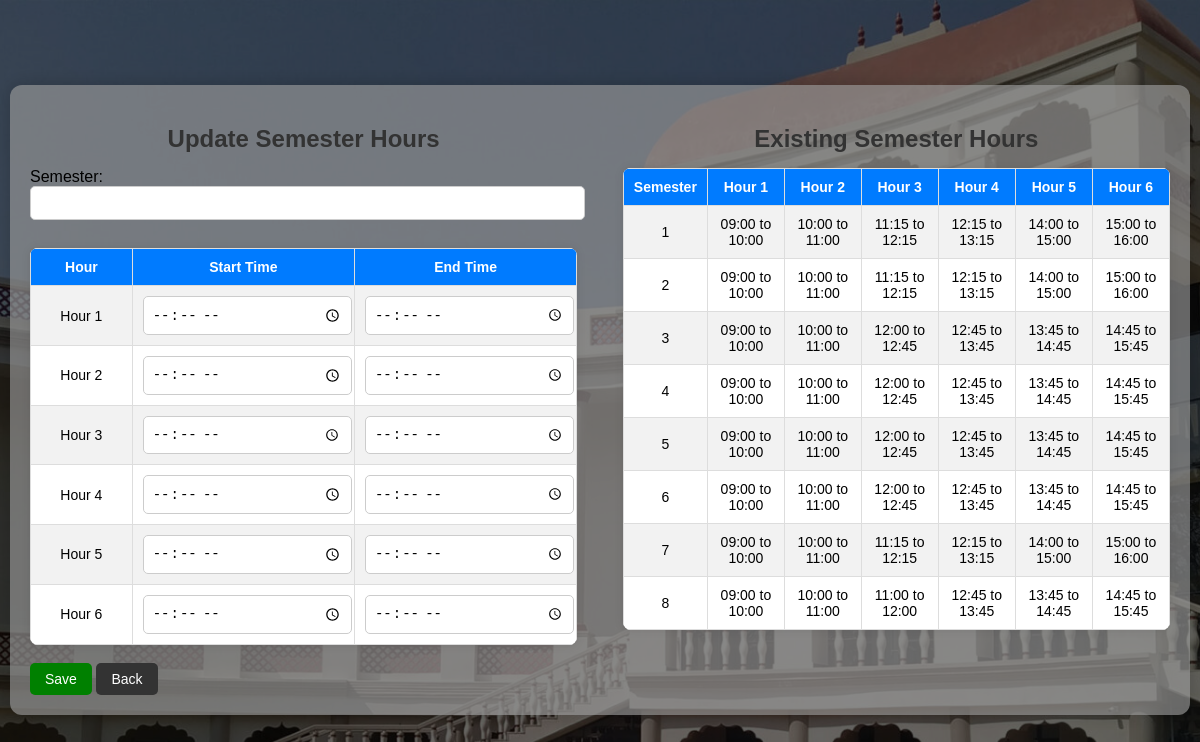
The app's page /cvms/app/sem_hour.php (signed in) with its own data.
### tables this page shows
CREATE TABLE `semester_hour` (
  `semester` varchar(2) NOT NULL,
  `hour1` varchar(20) DEFAULT NULL,
  `hour2` varchar(20) DEFAULT NULL,
  `hour3` varchar(20) DEFAULT NULL,
  `hour4` varchar(20) DEFAULT NULL,
  `hour5` varchar(20) DEFAULT NULL,
  `hour6` varchar(20) DEFAULT NULL
);

### cvms/app/sem_hour.php (the view, shortened to what this page needs)
<?php
include 'config.php';
$tableCreateSQL = "CREATE TABLE IF NOT EXISTS semester_hour (
    semester VARCHAR(2) PRIMARY KEY,
    hour1 VARCHAR(50),
    hour2 VARCHAR(50),
    hour3 VARCHAR(50),
    hour4 VARCHAR(50),
    hour5 VARCHAR(50),
    hour6 VARCHAR(50)
)";
$conn->query($tableCreateSQL);
$sql = "SELECT * FROM semester_hour";
$result = $conn->query($sql);
$semester_hours = [];
if ($result->num_rows > 0) {
    while ($row = $result->fetch_assoc()) {
        $semester_hours[$row['semester']] = $row;
    }
}
?>
<!DOCTYPE html>
<html lang="en">
<head>
</head>
<body>
    <div class="container">
        <div class="form-container">
            <h2>Update Semester Hours</h2>
            <form action="sem_hour.php" method="POST">
                <label>Semester:</label>
                <input type="text" name="semester" required><br><br>
                <table>
                    <tr>
                        <th>Hour</th>
                        <th>Start Time</th>
                        <th>End Time</th>
                    </tr>
                    <?php for ($i = 1; $i <= 6; $i++): ?>
                        <tr>
                            <td>Hour <?= $i ?></td>
                            <td><input type="time" name="hour<?= $i ?>_start" required></td>
                            <td><input type="time" name="hour<?= $i ?>_end" required></td>
                        </tr>
                    <?php endfor; ?>
                </table>
                <br>
                <button type="submit" class="btn">Save</button>
                <button type="button" class="btn-back" onclick="window.location.href = 'sub&time.php'">Back</button>
            </form>
        </div>
        <div class="table-container">
            <h2>Existing Semester Hours</h2>
            <table>
                <tr>
                    <th>Semester</th>
                    <th>Hour 1</th>
                    <th>Hour 2</th>
                    <th>Hour 3</th>
                    <th>Hour 4</th>
                    <th>Hour 5</th>
                    <th>Hour 6</th>
                </tr>
                <?php foreach ($semester_hours as $sem => $row): ?>
                    <tr>
                        <td><?= $sem ?></td>
                        <td><?= $row['hour1'] ?></td>
                        <td><?= $row['hour2'] ?></td>
                        <td><?= $row['hour3'] ?></td>
                        <td><?= $row['hour4'] ?></td>
                        <td><?= $row['hour5'] ?></td>
                        <td><?= $row['hour6'] ?></td>
                    </tr>
                <?php endforeach; ?>
            </table>
        </div>
    </div>
</body>
</html>

### cvms/app/sem_hour.php (style rules this page uses)
body { font-family: 'Poppins', sans-serif; background: url('./images/clg.jpg') no-repeat center center fixed; background-size: cover; margin: 0; padding: 0; display: flex; justify-content: center; align-items: center; height: 100vh; }
body::before { content: ""; position: absolute; top: 0; left: 0; width: 100%; height: 100%; background: rgba(0, 0, 0, 0.6); z-index: -1; }
.container { display: flex; flex-wrap: wrap; justify-content: space-between; width: 95%; max-width: 1200px; background: rgba(153, 153, 153, 0.65); padding: 20px; border-radius: 12px; box-shadow: 0 0 20px rgba(0, 0, 0, 0.2); gap: 20px; }
.form-container, .table-container { width: 48%; }
h2 { color: #333; text-align: center; margin-bottom: 15px; }
form table { width: 100%; border-collapse: collapse; }
form table td { padding: 10px; vertical-align: middle; }
input[type="time"], input[type="text"], select { padding: 8px; width: calc(100% - 10px); border-radius: 5px; border: 1px solid #ccc; font-size: 14px; }
.btn { padding: 8px 15px; background: green; color: white; border: none; cursor: pointer; border-radius: 5px; font-size: 14px; transition: 0.3s; width: auto; }
.btn-back { padding: 8px 15px; background: #333; color: white; border: none; cursor: pointer; border-radius: 5px; font-size: 14px; transition: 0.3s; width: auto; }
table { width: 100%; border-collapse: collapse; margin-top: 10px; background: white; border-radius: 8px; overflow: hidden; box-shadow: 0 0 10px rgba(0, 0, 0, 0.1); }
th, td { padding: 10px; border: 1px solid #ddd; text-align: center; font-size: 14px; }
th { background: #007bff; color: white; }
tr:nth-child(even) { background: #f2f2f2; }

### records on screen
semester_hour: sem "1", hour1 "09:00 to 10:00", hour2 "10:00 to 11:00", hour3 "11:15 to 12:15", hour4 "12:15 to 13:15", hour5 "14:00 to 15:00", hour6 "15:00 to 16:00"
semester_hour: sem "2", hour1 "09:00 to 10:00", hour2 "10:00 to 11:00", hour3 "11:15 to 12:15", hour4 "12:15 to 13:15", hour5 "14:00 to 15:00", hour6 "15:00 to 16:00"
semester_hour: sem "3", hour1 "09:00 to 10:00", hour2 "10:00 to 11:00", hour3 "12:00 to 12:45", hour4 "12:45 to 13:45", hour5 "13:45 to 14:45", hour6 "14:45 to 15:45"
semester_hour: sem "4", hour1 "09:00 to 10:00", hour2 "10:00 to 11:00", hour3 "12:00 to 12:45", hour4 "12:45 to 13:45", hour5 "13:45 to 14:45", hour6 "14:45 to 15:45"
semester_hour: sem "5", hour1 "09:00 to 10:00", hour2 "10:00 to 11:00", hour3 "12:00 to 12:45", hour4 "12:45 to 13:45", hour5 "13:45 to 14:45", hour6 "14:45 to 15:45"
semester_hour: sem "6", hour1 "09:00 to 10:00", hour2 "10:00 to 11:00", hour3 "12:00 to 12:45", hour4 "12:45 to 13:45", hour5 "13:45 to 14:45", hour6 "14:45 to 15:45"
semester_hour: sem "7", hour1 "09:00 to 10:00", hour2 "10:00 to 11:00", hour3 "11:15 to 12:15", hour4 "12:15 to 13:15", hour5 "14:00 to 15:00", hour6 "15:00 to 16:00"
semester_hour: sem "8", hour1 "09:00 to 10:00", hour2 "10:00 to 11:00", hour3 "11:00 to 12:00", hour4 "12:45 to 13:45", hour5 "13:45 to 14:45", hour6 "14:45 to 15:45"
